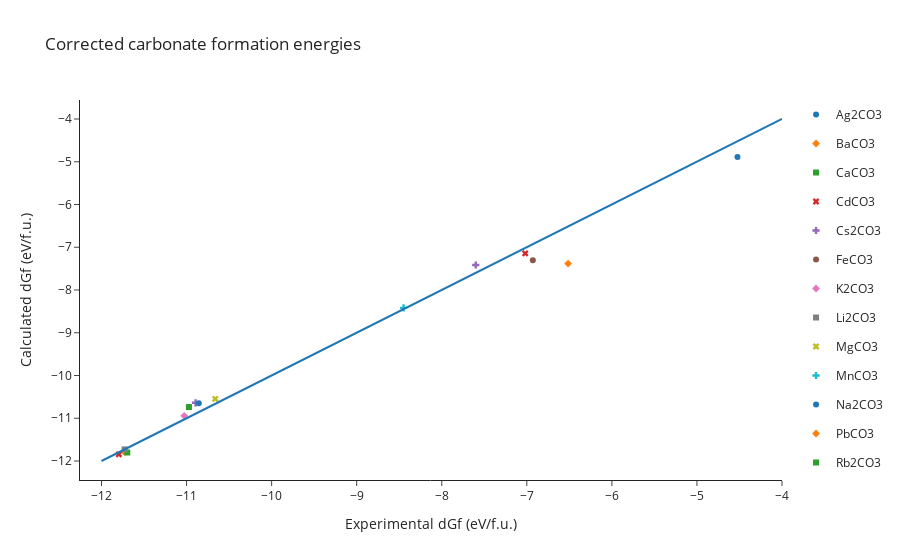

Notebook cell for this chart:
### Code cell
fig_new

### Figure 1 — Plotly figure (JSON) as saved in the notebook; plotly's stock layout.template omitted (floating-point values rounded to 4 significant figures)
{"data": [{"hovertemplate": "<b>%{hovertext}</b><br><br>name=Ag2CO3<br>x=%{x}<br>y=%{y}<extra></extra>", "hovertext": ["Ag2CO3"], "legendgroup": "Ag2CO3", "marker": {"color": "#1F77B4", "symbol": "circle"}, "mode": "markers", "name": "Ag2CO3", "orientation": "v", "showlegend": true, "type": "scatter", "x": [-4.523], "xaxis": "x", "y": [-4.886], "yaxis": "y"}, {"hovertemplate": "<b>%{hovertext}</b><br><br>name=BaCO3<br>x=%{x}<br>y=%{y}<extra></extra>", "hovertext": ["BaCO3"], "legendgroup": "BaCO3", "marker": {"color": "#FF7F0E", "symbol": "diamond"}, "mode": "markers", "name": "BaCO3", "orientation": "v", "showlegend": true, "type": "scatter", "x": [-11.73], "xaxis": "x", "y": [-11.79], "yaxis": "y"}, {"hovertemplate": "<b>%{hovertext}</b><br><br>name=CaCO3<br>x=%{x}<br>y=%{y}<extra></extra>", "hovertext": ["CaCO3"], "legendgroup": "CaCO3", "marker": {"color": "#2CA02C", "symbol": "square"}, "mode": "markers", "name": "CaCO3", "orientation": "v", "showlegend": true, "type": "scatter", "x": [-11.7], "xaxis": "x", "y": [-11.8], "yaxis": "y"}, {"hovertemplate": "<b>%{hovertext}</b><br><br>name=CdCO3<br>x=%{x}<br>y=%{y}<extra></extra>", "hovertext": ["CdCO3"], "legendgroup": "CdCO3", "marker": {"color": "#D62728", "symbol": "x"}, "mode": "markers", "name": "CdCO3", "orientation": "v", "showlegend": true, "type": "scatter", "x": [-7.019], "xaxis": "x", "y": [-7.144], "yaxis": "y"}, {"hovertemplate": "<b>%{hovertext}</b><br><br>name=Cs2CO3<br>x=%{x}<br>y=%{y}<extra></extra>", "hovertext": ["Cs2CO3"], "legendgroup": "Cs2CO3", "marker": {"color": "#9467BD", "symbol": "cross"}, "mode": "markers", "name": "Cs2CO3", "orientation": "v", "showlegend": true, "type": "scatter", "x": [-10.89], "xaxis": "x", "y": [-10.64], "yaxis": "y"}, {"hovertemplate": "<b>%{hovertext}</b><br><br>name=FeCO3<br>x=%{x}<br>y=%{y}<extra></extra>", "hovertext": ["FeCO3"], "legendgroup": "FeCO3", "marker": {"color": "#8C564B", "symbol": "circle"}, "mode": "markers", "name": "FeCO3", "orientation": "v", "showlegend": true, "type": "scatter", "x": [-6.929], "xaxis": "x", "y": [-7.303], "yaxis": "y"}, {"hovertemplate": "<b>%{hovertext}</b><br><br>name=K2CO3<br>x=%{x}<br>y=%{y}<extra></extra>", "hovertext": ["K2CO3"], "legendgroup": "K2CO3", "marker": {"color": "#E377C2", "symbol": "diamond"}, "mode": "markers", "name": "K2CO3", "orientation": "v", "showlegend": true, "type": "scatter", "x": [-11.03], "xaxis": "x", "y": [-10.94], "yaxis": "y"}, {"hovertemplate": "<b>%{hovertext}</b><br><br>name=Li2CO3<br>x=%{x}<br>y=%{y}<extra></extra>", "hovertext": ["Li2CO3"], "legendgroup": "Li2CO3", "marker": {"color": "#7F7F7F", "symbol": "square"}, "mode": "markers", "name": "Li2CO3", "orientation": "v", "showlegend": true, "type": "scatter", "x": [-11.73], "xaxis": "x", "y": [-11.73], "yaxis": "y"}, {"hovertemplate": "<b>%{hovertext}</b><br><br>name=MgCO3<br>x=%{x}<br>y=%{y}<extra></extra>", "hovertext": ["MgCO3"], "legendgroup": "MgCO3", "marker": {"color": "#BCBD22", "symbol": "x"}, "mode": "markers", "name": "MgCO3", "orientation": "v", "showlegend": true, "type": "scatter", "x": [-10.66], "xaxis": "x", "y": [-10.55], "yaxis": "y"}, {"hovertemplate": "<b>%{hovertext}</b><br><br>name=MnCO3<br>x=%{x}<br>y=%{y}<extra></extra>", "hovertext": ["MnCO3"], "legendgroup": "MnCO3", "marker": {"color": "#17BECF", "symbol": "cross"}, "mode": "markers", "name": "MnCO3", "orientation": "v", "showlegend": true, "type": "scatter", "x": [-8.449], "xaxis": "x", "y": [-8.419], "yaxis": "y"}, {"hovertemplate": "<b>%{hovertext}</b><br><br>name=Na2CO3<br>x=%{x}<br>y=%{y}<extra></extra>", "hovertext": ["Na2CO3"], "legendgroup": "Na2CO3", "marker": {"color": "#1F77B4", "symbol": "circle"}, "mode": "markers", "name": "Na2CO3", "orientation": "v", "showlegend": true, "type": "scatter", "x": [-10.86], "xaxis": "x", "y": [-10.65], "yaxis": "y"}, {"hovertemplate": "<b>%{hovertext}</b><br><br>name=PbCO3<br>x=%{x}<br>y=%{y}<extra></extra>", "hovertext": ["PbCO3"], "legendgroup": "PbCO3", "marker": {"color": "#FF7F0E", "symbol": "diamond"}, "mode": "markers", "name": "PbCO3", "orientation": "v", "showlegend": true, "type": "scatter", "x": [-6.515], "xaxis": "x", "y": [-7.382], "yaxis": "y"}, {"hovertemplate": "<b>%{hovertext}</b><br><br>name=Rb2CO3<br>x=%{x}<br>y=%{y}<extra></extra>", "hovertext": ["Rb2CO3"], "legendgroup": "Rb2CO3", "marker": {"color": "#2CA02C", "symbol": "square"}, "mode": "markers", "name": "Rb2CO3", "orientation": "v", "showlegend": true, "type": "scatter", "x": [-10.97], "xaxis": "x", "y": [-10.74], "yaxis": "y"}, {"hovertemplate": "<b>%{hovertext}</b><br><br>name=SrCO3<br>x=%{x}<br>y=%{y}<extra></extra>", "hovertext": ["SrCO3"], "legendgroup": "SrCO3", "marker": {"color": "#D62728", "symbol": "x"}, "mode": "markers", "name": "SrCO3", "orientation": "v", "showlegend": true, "type": "scatter", "x": [-11.8], "xaxis": "x", "y": [-11.84], "yaxis": "y"}, {"hovertemplate": "<b>%{hovertext}</b><br><br>name=ZnCO3<br>x=%{x}<br>y=%{y}<extra></extra>", "hovertext": ["ZnCO3"], "legendgroup": "ZnCO3", "marker": {"color": "#9467BD", "symbol": "cross"}, "mode": "markers", "name": "ZnCO3", "orientation": "v", "showlegend": true, "type": "scatter", "x": [-7.6], "xaxis": "x", "y": [-7.415], "yaxis": "y"}, {"hovertemplate": "x=%{x}<br>y=%{y}<extra></extra>", "legendgroup": "", "line": {"color": "#1F77B4", "dash": "solid"}, "marker": {"symbol": "circle"}, "mode": "lines", "name": "", "orientation": "v", "showlegend": false, "type": "scatter", "x": [-12, -4], "xaxis": "x", "y": [-12, -4], "yaxis": "y"}], "layout": {"title": {"text": "Corrected carbonate formation energies"}, "xaxis": {"title": {"text": "Experimental dGf (eV/f.u.)"}}, "yaxis": {"title": {"text": "Calculated dGf (eV/f.u.)"}}}}
